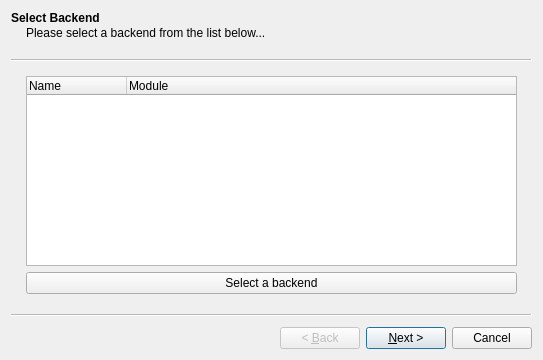
<?xml version="1.0" encoding="UTF-8"?>
<ui version="4.0">
 <class>WbMapAccountDialog</class>
 <widget class="QWizard" name="WbMapAccountDialog">
  <property name="geometry">
   <rect>
    <x>0</x>
    <y>0</y>
    <width>543</width>
    <height>360</height>
   </rect>
  </property>
  <property name="windowTitle">
   <string>Account Mapping</string>
  </property>
  <widget class="QWizardPage" name="pageBackends">
   <property name="title">
    <string>Select Backend</string>
   </property>
   <property name="subTitle">
    <string>Please select a backend from the list below...</string>
   </property>
   <layout class="QVBoxLayout" name="verticalLayout">
    <item>
     <widget class="QTreeWidget" name="backendsList">
      <column>
       <property name="text">
        <string>Name</string>
       </property>
      </column>
      <column>
       <property name="text">
        <string>Module</string>
       </property>
      </column>
     </widget>
    </item>
    <item>
     <layout class="QHBoxLayout" name="horizontalLayout">
      <item>
       <widget class="QPushButton" name="addBackendButton">
        <property name="text">
         <string>Select a backend</string>
        </property>
       </widget>
      </item>
     </layout>
    </item>
   </layout>
  </widget>
  <widget class="QWizardPage" name="pageAccounts">
   <property name="title">
    <string>Select Account</string>
   </property>
   <property name="subTitle">
    <string>Select what &lt;b&gt;online&lt;/b&gt; account you want to map to the &lt;b&gt;application&lt;/b&gt; account...</string>
   </property>
   <layout class="QVBoxLayout" name="verticalLayout_2">
    <item>
     <widget class="QTreeWidget" name="accountsList">
      <column>
       <property name="text">
        <string>ID</string>
       </property>
      </column>
      <column>
       <property name="text">
        <string>Name</string>
       </property>
      </column>
      <column>
       <property name="text">
        <string>Balance</string>
       </property>
      </column>
     </widget>
    </item>
   </layout>
  </widget>
 </widget>
 <resources/>
 <connections/>
</ui>
